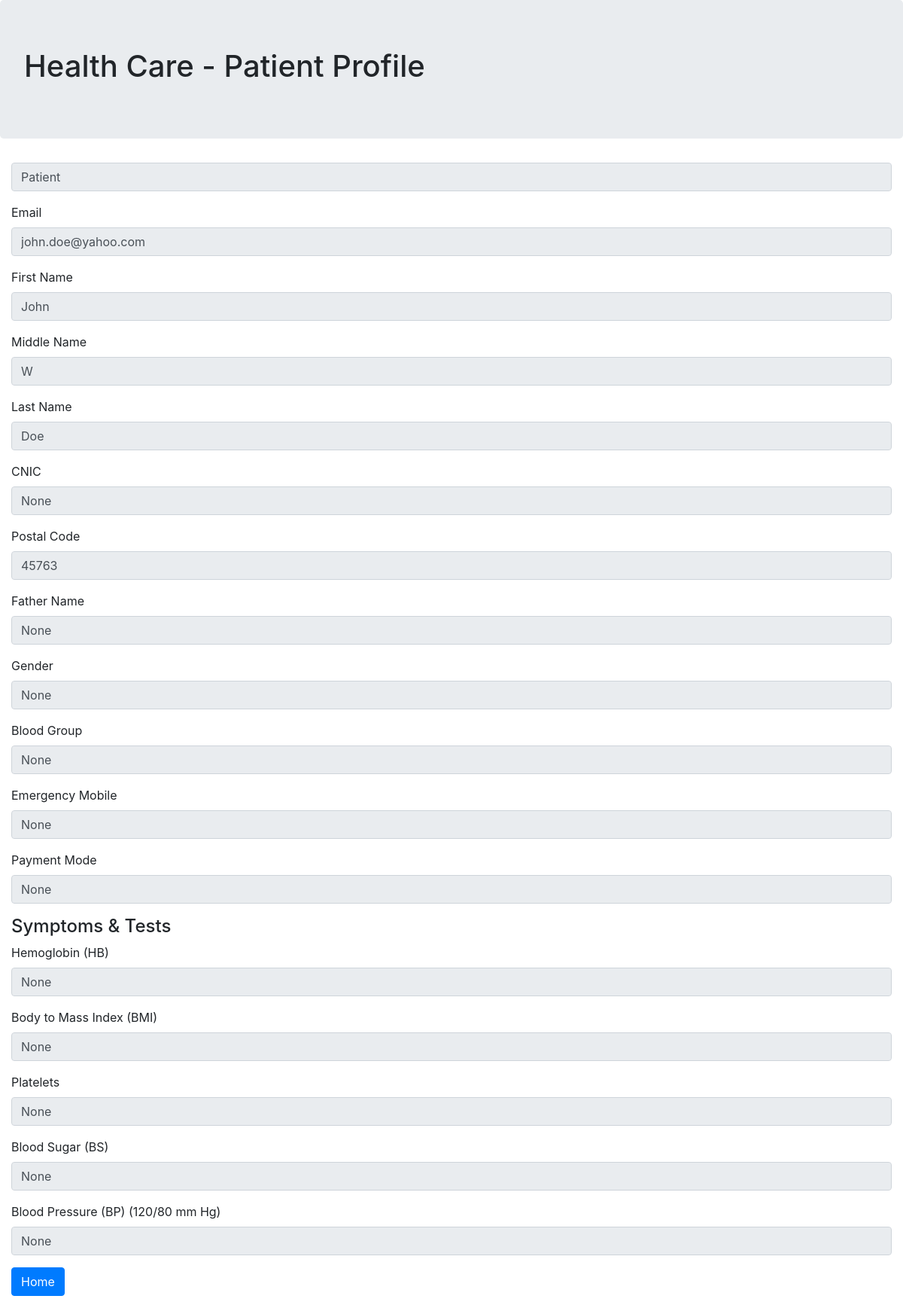
Screenshot of /profile (signed in) with the database file from the repository.
### tables this page shows
CREATE TABLE "users" (
	"id"	INTEGER,
	"created"	TIMESTAMP NOT NULL DEFAULT CURRENT_TIMESTAMP,
	"role"	TEXT NOT NULL,
	"fname"	TEXT,
	"mname"	TEXT,
	"lname"	TEXT,
	"email"	TEXT,
	"password"	TEXT,
	"cnic"	TEXT,
	"postal_code"	TEXT,
	"father_name"	TEXT,
	"gender"	TEXT,
	"blood_group"	TEXT,
	"emergency_mobile"	TEXT,
	"payment_mode"	TEXT,
	"hb"	TEXT,
	"bmi"	TEXT,
	"platelets"	TEXT,
	"bs"	TEXT,
	"bp"	TEXT,
	"qualification"	TEXT,
	"expertise"	TEXT,
	PRIMARY KEY("id" AUTOINCREMENT)
);

### main.py (the view)
@app.route('/profile', methods=['GET'])
def profile():
    login_status = session.get('login_status')
    if login_status is None:
        return render_template('login.html')
    user_id = session.get('user_id')
    role = session.get('role')
    conn = get_db_connection()
    user = conn.execute('SELECT * FROM users WHERE id=' + str(user_id)).fetchone()
    conn.close()
    return render_template('profile.html', role=role, user=user)

### main.py (called while the page is built)
def get_db_connection():
    conn = sqlite3.connect('database.db')
    conn.row_factory = sqlite3.Row
    return conn

### templates/profile.html (shortened to what this page needs)
<!DOCTYPE html>
<html lang="en">
<head>
    <link rel="stylesheet" href="static/css/bootstrap.min.css">
</head>
<body>
<div class="jumbotron">
    <h1>Health Care - {{ role }} Profile</h1>
</div>
<div class="container-fluid">
    <div class="form-group">
        <input disabled class="form-control" type="text" name="father_name" value="{{ user.role }}"/>
    </div>
    <div class="form-group">
        <label class="form-label">Email</label>
        <input disabled class="form-control" type="email" name="email" value="{{ user.email }}"/>
    </div>
    <div class="form-group">
        <label class="form-label">First Name</label>
        <input disabled class="form-control" type="text" name="fname" value="{{ user.fname }}"/>
    </div>
    <div class="form-group">
        <label class="form-label">Middle Name</label>
        <input disabled class="form-control" type="text" name="mname" value="{{ user.mname }}"/>
    </div>
    <div class="form-group">
        <label class="form-label">Last Name</label>
        <input disabled class="form-control" type="text" name="lname" value="{{ user.lname }}"/>
    </div>
    <div class="form-group">
        <label class="form-label">CNIC</label>
        <input disabled class="form-control" type="text" name="cnic" value="{{ user.cnic }}"/>
    </div>
    <div class="form-group">
        <label class="form-label">Postal Code</label>
        <input disabled class="form-control" type="number" name="postal_code" value="{{ user.postal_code }}"/>
    </div>
    <div class="form-group">
        <label class="form-label">Father Name</label>
        <input disabled class="form-control" type="text" name="father_name" value="{{ user.father_name }}"/>
    </div>
    <div class="form-group">
        <label class="form-label">Gender</label>
        <input disabled class="form-control" type="text" name="father_name" value="{{ user.gender }}"/>
    </div>
    <div id="divPatient">
        <div class="form-group">
            <label class="form-label">Blood Group</label>
            <input disabled class="form-control" type="text" name="father_name" value="{{ user.blood_group }}"/>
        </div>
        <div class="form-group">
            <label class="form-label">Emergency Mobile</label>
            <input disabled class="form-control" type="text" name="emergency_mobile"
                   value="{{ user.emergency_mobile }}"/>
        </div>
        <div class="form-group">
            <label class="form-label">Payment Mode</label>
            <input disabled class="form-control" type="text" name="father_name" value="{{ user.payment_mode }}"/>
        </div>
        <h4>Symptoms & Tests</h4>
        <div class="form-group">
            <label class="form-label">Hemoglobin (HB)</label>
            <input disabled class="form-control" type="text" name="father_name" value="{{ user.hb }}"/>
        </div>
        <div class="form-group">
            <label class="form-label">Body to Mass Index (BMI)</label>
            <input disabled class="form-control" type="text" name="father_name" value="{{ user.bmi }}"/>
        </div>
        <div class="form-group">
            <label class="form-label">Platelets</label>
            <input disabled class="form-control" type="text" name="father_name" value="{{ user.platelets }}"/>
        </div>
        <div class="form-group">
            <label class="form-label">Blood Sugar (BS)</label>
            <input disabled class="form-control" type="text" name="father_name" value="{{ user.bs }}"/>
        </div>
        <div class="form-group">
            <label class="form-label">Blood Pressure (BP) (120/80 mm Hg)</label>
            <input disabled class="form-control" type="text" name="father_name" value="{{ user.bp }}"/>
        </div>
    </div>
    <div class="form-group">
        <a class="btn btn-primary" href="/">Home</a>
    </div>
</div>
</body>
</html>

### rows the page displays
users: role "Patient", father_name "Patient", email "john.doe@yahoo.com", fname "John", mname "W", lname "Doe", postal_code "45763"
